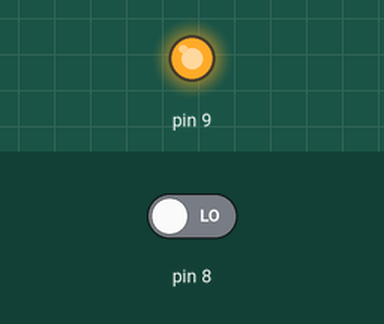
The sketch below on a simulated Arduino Uno, built with avr-gcc and run on an emulated ATmega328P. Shown: output pins drawn as LEDs (lit = HIGH). The inputs (shaded band) are chosen by the test bench; at power-on: pin 8 LOW. What the sketch prints to the serial monitor is not drawn.

Above: at 0.1 s.
Timing chart, 0 to 1.6 s (numbered marks = the images above):
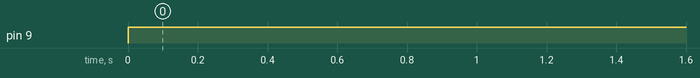

The sketch:

sketch_jul21b.ino
```cpp
void setup() {
  // put your setup code here, to run once:
  Serial.begin(9600);
  pinMode(8,INPUT);
  pinMode(9,OUTPUT);

}

void loop() {
 digitalWrite(9,HIGH);

 Serial.println(digitalRead(8));
 delay(200);

}
```

Measured:
- by itself, pin 9: LOW → HIGH at 0.00 s
